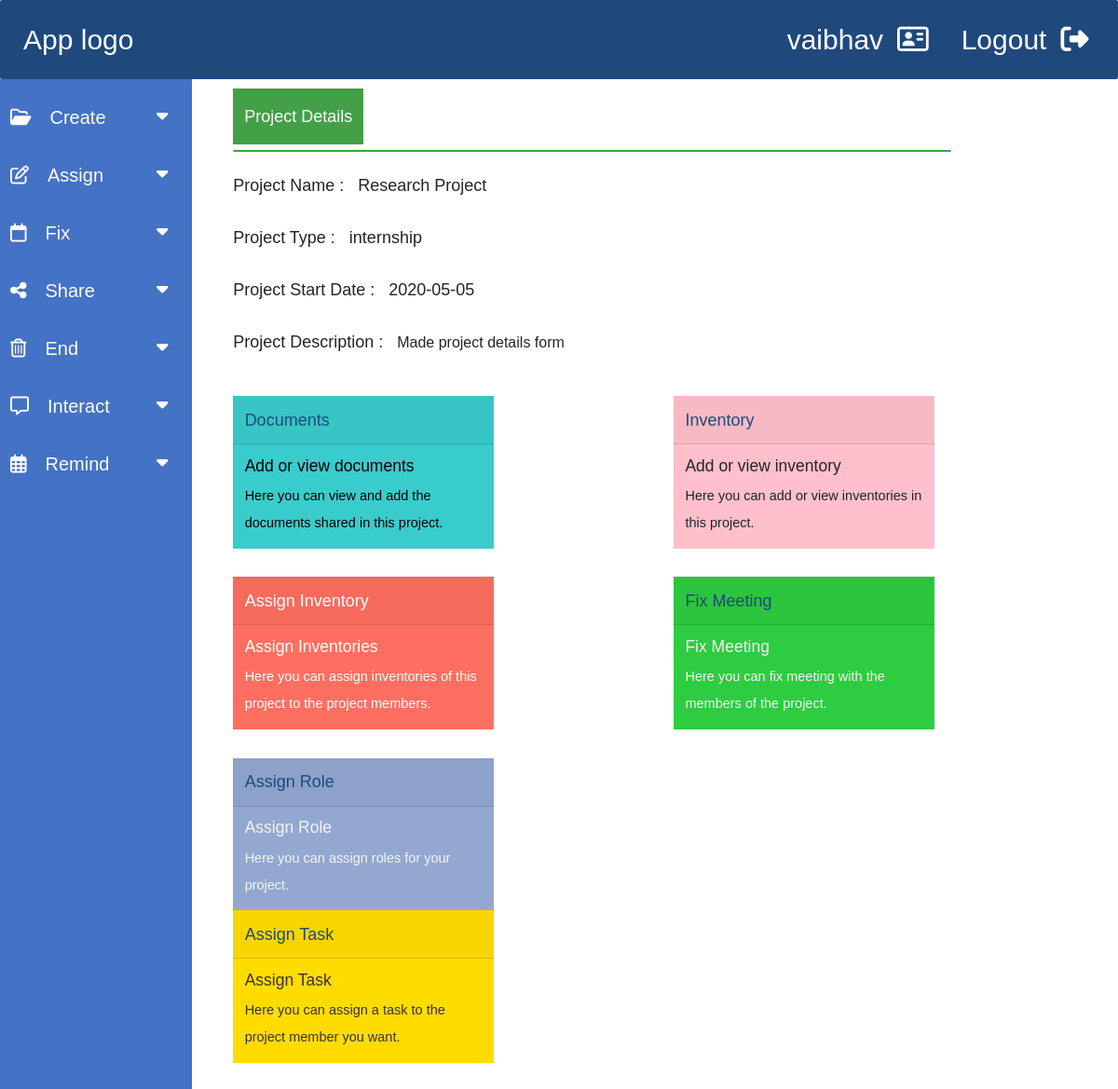
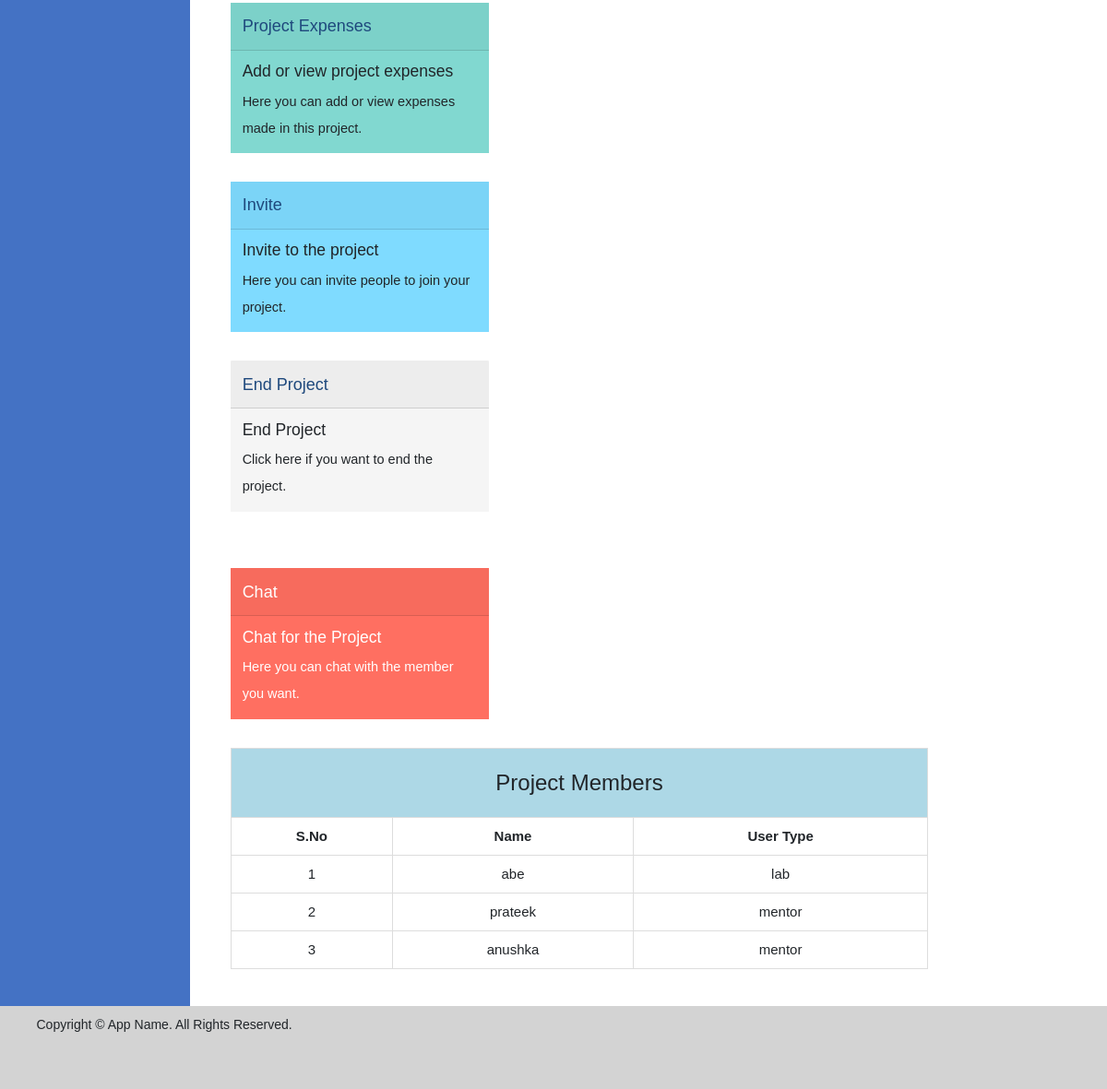
Screenshot of /details.php?rn=19 (signed in) with the database file from the repository (2 pictures, top to bottom).
### tables this page shows
CREATE TABLE `projects` (
  `id` int NOT NULL,
  `projectname` varchar(255) DEFAULT NULL,
  `projecttype` varchar(255) DEFAULT NULL,
  `projectdesc` text,
  `projectdate` date DEFAULT NULL,
  `userid` int DEFAULT NULL
);

CREATE TABLE `assign` (
  `id` int NOT NULL,
  `projectid` int NOT NULL,
  `post` varchar(255) NOT NULL,
  `username` varchar(255) NOT NULL,
  `userid` int NOT NULL
);

### details.php (the view, shortened to what this page needs)
<?php
include_once 'source/db_connect.php';
$projectid = $_GET['rn'];
$userid = $_SESSION['id'];
$sno = 1;
$query = "select * from assign where projectid = $projectid";
$result_invite =$conn->prepare($query);
$result_invite->execute();
?>
<!DOCTYPE html>
<html lang="en">
<head>
  <link rel="stylesheet" href="https://maxcdn.bootstrapcdn.com/bootstrap/3.4.1/css/bootstrap.min.css">
  <link rel="stylesheet" href="https://maxcdn.bootstrapcdn.com/bootstrap/4.4.1/css/bootstrap.min.css">
<link rel="stylesheet" href="landingpage.css">
<link rel="stylesheet" href="https://cdnjs.cloudflare.com/ajax/libs/font-awesome/4.7.0/css/font-awesome.min.css">
<link rel="stylesheet" href="font-awesome.css">
</head>
<body>
<div class="header">
<a href="landingpage.php" style="margin-left: 5px;">App logo</a>
<div id="logout">Logout<a href="logout.php"><i class="fas fa-sign-out-alt" style="margin-left: 15px;"></i></a></div>
<div id="usertype"><?php echo $_SESSION['username'] ?><a href="#"><i class="far fa-address-card" style="margin-left: 15px;"></i></a></div>
</div>
<div class="row">
<div class="sidenav" id="sidenav">
  <button class="dropdown-btn"><i class='far fa-folder-open' style="margin-right: 20px;"></i>Create
    <i class="fa fa-caret-down"></i>
  </button>
  <button class="dropdown-btn"><i class='far fa-edit' style="margin-right: 20px;"></i>Assign
    <i class="fa fa-caret-down"></i>
  </button>
  <button class="dropdown-btn"><i class="far fa-calendar" style="margin-right: 20px;"></i>Fix
    <i class="fa fa-caret-down"></i>
  </button>
  <button class="dropdown-btn"><i class="fas fa-share-alt" style="margin-right: 20px;"></i>Share
    <i class="fa fa-caret-down"></i>
  </button>
  <button class="dropdown-btn"><i class="far fa-trash-alt" style="margin-right: 20px;"></i>End
    <i class="fa fa-caret-down"></i>
  </button>
  <button class="dropdown-btn"><i class='far fa-comment-alt' style="margin-right: 20px;"></i>Interact
    <i class="fa fa-caret-down"></i>
  </button>
  <button class="dropdown-btn"><i class='far fa-calendar-alt' style="margin-right: 20px;"></i>Remind
    <i class="fa fa-caret-down"></i>
  </button>
</div>
<div class="main" id="main">
  <div class="maincontent">
    <button class="topbutton">Project Details</button>
    <hr class="new1">
    <div style="font-size:18px;">
    <b style="font-size:18px; font-weight:100;">Project Name : &nbsp</b>
    <?php
      $query = "select * from projects where userid = $userid and id = $projectid";
      $result_project =$conn->prepare($query);
      $result_project->execute();
      while($rows=$result_project->fetch(PDO::FETCH_ASSOC)){
        echo $rows['projectname'];
      }
    ?>
    </div><br>
    <div style="font-size:18px;">
    <b style="font-size:18px; font-weight:100;">Project Type : &nbsp </b>
    <?php
      $query = "select * from projects where userid = $userid and id = $projectid";
      $result_project =$conn->prepare($query);
      $result_project->execute();
      while($rows=$result_project->fetch(PDO::FETCH_ASSOC)){
        echo $rows['projecttype'];
      }
    ?>
    </div><br>
    <div style="font-size:18px;">
    <b style="font-size:18px; font-weight:100;">Project Start Date : &nbsp </b>
    <?php
      $query = "select * from projects where userid = $userid and id = $projectid" ;
      $result_project =$conn->prepare($query);
      $result_project->execute();
      while($rows=$result_project->fetch(PDO::FETCH_ASSOC)){
        echo $rows['projectdate'];
      }
    ?>
    </div><br>
    <div style="font-size:18px;">
    Project Description : &nbsp
    <b style="font-weight:100; font-size:16px;">
    <?php
      $query = "select * from projects where userid = $userid and id = $projectid";
      $result_project =$conn->prepare($query);
      $result_project->execute();
      while($rows=$result_project->fetch(PDO::FETCH_ASSOC)){
        echo $rows['projectdesc'];
      }
    ?>
    </b>
    </div><br><br>
<div style="max-width: 28rem; float:left; margin-right:25%; background-color:#39CCCC; margin-bottom:4%;">
  <div class="card-header" style="font-size:18px; color:white;">
  <?php
            $query = "select * from projects where userid = $userid and id = $projectid";
            $result_project =$conn->prepare($query);
            $result_project->execute();
            while($rows=$result_project->fetch(PDO::FETCH_ASSOC)){
                echo "
                <a href = 'displayresources.php?projectid=$projectid' style='color: #1f497d;'>Documents</a>
                ";
              }
  ?>
  </div>
  <div class="card-body" style="font-size:14.5px; color:black;">
    <h3 class="card-title">Add or view documents</h3>
    <p class="card-text">Here you can view and add the documents shared in this project.</p>
  </div>
</div>
<div style="max-width: 28rem; background-color:pink; float:left; margin-bottom:4%;">
  <div class="card-header" style="font-size:18px; color:white;">
  <?php
            $query = "select * from projects where userid = $userid and id = $projectid";
            $result_project =$conn->prepare($query);
            $result_project->execute();
            while($rows=$result_project->fetch(PDO::FETCH_ASSOC)){
                echo "
                <a href = 'addinventory.php?rn=$projectid' style='color: #1f497d;'> Inventory</a>
                ";
              }
    ?>
  </div>
  <div class="card-body" style="font-size:14.5px;">
    <h3 class="card-title">Add or view inventory</h3>
    <p class="card-text">Here you can add or view inventories in this project.</p>
  </div>
</div>
<br>
<div style="max-width: 28rem; float:left; margin-right:25%; background-color: #FF6F61; margin-bottom:4%;">
  <div class="card-header" style="font-size:18px; color:white;">
  <?php
            $query = "select * from projects where userid = $userid and id = $projectid";
            $result_project =$conn->prepare($query);
            $result_project->execute();
            while($rows=$result_project->fetch(PDO::FETCH_ASSOC)){
                echo "
                <a href = 'assigninventory.php?rn=$projectid' style='color:white;'>Assign Inventory</a>
                ";
              }
    ?>
  </div>
  <div class="card-body" style="font-size:14.5px; color:white;">
    <h3 class="card-title">Assign Inventories</h3>
    <p class="card-text">Here you can assign inventories of this project to the project members.</p>
  </div>
</div>
<div style="max-width: 28rem; float:left; background-color:#2ECC40;">
  <div class="card-header" style="font-size:18px; color:white;">
  <?php
            $query = "select * from projects where userid = $userid and id = $projectid";
            $result_project =$conn->prepare($query);
            $result_project->execute();
            while($rows=$result_project->fetch(PDO::FETCH_ASSOC)){
                echo "
                <a href = 'fixmeeting.php?rn=$projectid' style='color: #1f497d;'>Fix Meeting</a>
                ";
              }
    ?>
  </div>
  <div class="card-body" style="font-size:14.5px; color:whitesmoke;">
    <h3 class="card-title">Fix Meeting</h3>
    <p class="card-text">Here you can fix meeting with the members of the project.</p>
  </div>
</div>
<br><br>
<div style="max-width: 28rem; float:left; margin-right:25%;  background-color: #92A8D1;">
  <div class="card-header" style="font-size:18px; color:white;">
  <?php
            $query = "select * from projects where userid = $userid and id = $projectid";
            $result_project =$conn->prepare($query);
            $result_project->execute();
            while($rows=$result_project->fetch(PDO::FETCH_ASSOC)){
                echo "
                <a href = 'assign.php?rn=$projectid' style='color:#1f497d;'>Assign Role</a>
                ";
              }
    ?>
  </div>
  <div class="card-body" style="font-size:14.5px; color:whitesmoke; ">
    <h3 class="card-title">Assign Role</h3>
    <p class="card-text">Here you can assign roles for your project. </p>
  </div>
</div>
<div style="max-width: 28rem; float:left; margin-right:15%; background-color: #FFDC00;">
  <div class="card-header" style="font-size:18px; color:white;">
  <?php
            $query = "select * from projects where userid = $userid and id = $projectid";
            $result_project =$conn->prepare($query);
            $result_project->execute();
            while($rows=$result_project->fetch(PDO::FETCH_ASSOC)){
                echo "
                <a href = 'assigntask.php?rn=$projectid' style='color: #1f497d;'>Assign Task</a>
                ";
              }
    ?>
  </div>
  <div class="card-body" style="font-size:14.5px; color:rgb(59, 49, 54);">
    <h3 class="card-title">Assign Task</h3>
    <p class="card-text">Here you can assign a task to the project member you want.</p>
  </div>
</div>
<div style="max-width: 28rem; float:left; margin-right:25%; margin-top:4%; background-color: #81d8d0;">
  <div class="card-header" style="font-size:18px; color:white;">
  <?php
            $query = "select * from projects where userid = $userid and id = $projectid";
            $result_project =$conn->prepare($query);
            $result_project->execute();
            while($rows=$result_project->fetch(PDO::FETCH_ASSOC)){
                echo "
                <a href = 'addprojectexpenses.php?rn=$projectid' style='color: #1f497d;'>Project Expenses</a>
                ";
              }
    ?>
  </div>
  <div class="card-body" style="font-size:14.5px;">
    <h3 class="card-title">Add or view project expenses</h3>
    <p class="card-text">Here you can add or view expenses made in this project.</p>
  </div>
</div>
<div style="max-width: 28rem; float:left; margin-right:15%; margin-top:4%; background-color: #7FDBFF;">
  <div class="card-header" style="font-size:18px; color:white;">
  <?php
            $query = "select * from projects where userid = $userid and id = $projectid";
            $result_project =$conn->prepare($query);
            $result_project->execute();
            while($rows=$result_project->fetch(PDO::FETCH_ASSOC)){
                echo "
                <a href = 'invite.php?rn=$projectid' style='color:#1f497d;'>Invite</a>
                ";
              }
        ?>
  </div>
  <div class="card-body" style="font-size:14.5px;">
    <h3 class="card-title">Invite to the project</h3>
    <p class="card-text">Here you can invite people to join your project.</p>
  </div>
</div>  <br><br>
<div style="max-width: 28rem; float:left; margin-right:25%; margin-top:4%; margin-bottom:4%; background-color: whitesmoke;">
  <div class="card-header" style="font-size:18px; color:white;">
  <?php
            $query = "select * from projects where userid = $userid and id = $projectid";
            $result_project =$conn->prepare($query);
            $result_project->execute();
            while($rows=$result_project->fetch(PDO::FETCH_ASSOC)){
                echo "
                <a style='color:#1f497d;' href = 'recyclebin.php?rn=$rows[id]' onclick=\"return confirm('Are you sure?')\">End Project</a>
                ";
              }
        ?>
  </div>
  <div class="card-body" style="font-size:14.5px;">
    <h3 class="card-title">End Project</h3>
    <p class="card-text">Click here if you want to end the project.</p>
  </div>
</div>
<div style="max-width: 28rem; float:left; margin-right:15%; margin-top:4%; margin-bottom:4%; background-color: #FF6F61;">
  <div class="card-header" style="font-size:18px; color:white;">
  <?php
            $query = "select * from projects where userid = $userid and id = $projectid";
            $result_project =$conn->prepare($query);
            $result_project->execute();
            while($rows=$result_project->fetch(PDO::FETCH_ASSOC)){
                echo "
                <a href = 'projectchat.php?projectid=$projectid' style='color: white;'>Chat</a>
                ";
              }
    ?>
  </div>
  <div class="card-body" style="font-size:14.5px; color:white;">
    <h3 class="card-title">Chat for the Project</h3>
    <p class="card-text">Here you can chat with the member you want.</p>
  </div>
</div>
    <div">
    <table style="width:98%; border: 1px solid #ddd; font-size:15px;">
      <tr style="background-color:lightblue;">
        <th colspan="3" height="75" style="text-align:center;"><span style="font-size:24px; font-weight:100;">Project Members</span></th>
      </tr>
      <tr>
        <th style="padding:5px; border: 1px solid #ddd; text-align:center;">S.No</th>
        <th style="padding:5px; border: 1px solid #ddd; text-align:center;">Name</th>
        <th style="padding:5px; border: 1px solid #ddd; text-align:center;">User Type</th>
      </tr>
      <?php
        while($rows=$result_invite->fetch(PDO::FETCH_ASSOC)){
            echo "
            <tr>
            <td style=\"padding:5px; text-align:center; border: 1px solid #ddd;\">".$sno."</td>
            <td style=\"padding:5px; text-align:center; border: 1px solid #ddd;\">".$rows['username']."</td>
            <td style=\"padding:5px; text-align:center; border: 1px solid #ddd;\">".$rows['post']."</td>
            </tr>
            ";
            $sno++;
        }
        ?>
    </table>
    </div><br>
  <br>
</div>
</div>
<div class="footer" style="font-size:14px;">
    <p class="copyright">Copyright © App Name. All Rights Reserved.</p>
</div>
</body>
</html>

### landingpage.css (style rules this page uses)
* { box-sizing: border-box; }
body { font-family: Arial, Helvetica, sans-serif; }
.header { background-color: #1f497d; padding: 20px; color:white; font-size: 30px; position: -webkit-sticky; position: sticky; top:0; border-radius:2px ; z-index: 100; }
.header a { color:white; }
#usertype { float: right; color: white; margin-right: 3%; }
#logout { float: right; color: white; margin-right: 1%; }
.sidenav { float: left; width: 18%; padding: 10px; height: auto; background: #4472C4; }
.main { background-color: white; float: left; width: 80%; padding: 10px; height: auto; }
.maincontent { width: 80%; margin-left: 3.5%; line-height: 2; }
.dropdown-btn { padding: 6px 8px 6px 16px; text-decoration: none; font-size: 20px; color: white; display: block; border: none; line-height: 2.5; background: none; width: 100%; text-align: left; cursor: pointer; outline: none; }
.fa-caret-down { float: right; margin-top: 12.5px; padding-right: 8px; }
.row:after { content: ""; display: table; clear: both; }
.footer { background-color: lightgrey; padding: 10px; height: 90px; }
.copyright { margin-left:2.5%; }
hr.new1 { border: 1.5px solid #43A047; border-radius: 2px; margin-top: 0px; margin-bottom: 18px; }
.topbutton { background-color: #43A047; color: white; padding: 12px; font-size: 18px; border: none; cursor: pointer; width: auto; margin-bottom: 6px; }

### rows the page displays
projects: projectname "Research Project", projecttype "internship", projectdate "2020-05-05", projectdesc "Made project details form"
assign: username "abe", post "lab"
assign: username "prateek", post "mentor"
assign: username "anushka", post "mentor"

### other values shown
$_SESSION['username'] "vaibhav"
